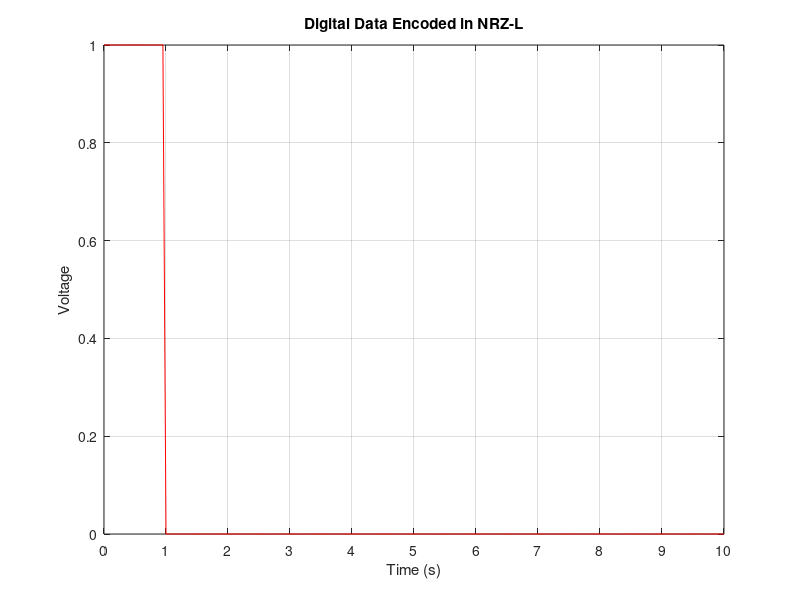

This chart was generated by the following MATLAB code:
time = 0:0.05:10; 

bit_time = 1; 
no_of_points = bit_time / 0.05; 

points_ones = ones(1, no_of_points).*-1;
points_zeros = ones(1, no_of_points);

output = [];

bit_stream = input("Enter digital bits (e.g., [1 0 1 1]): ");

for i = 1:length(bit_stream)
    if bit_stream(i) == 1
        output = [output points_ones];
    else
        output = [output points_zeros];
    end
end

output = [output zeros(1, length(time) - length(output))];

figure;
plot(time, output, 'r');
title('Digital Data Encoded in NRZ-L');
xlabel('Time (s)');
ylabel('Voltage');
grid on;
set(gca, 'XTick', 0:1:max(time));
